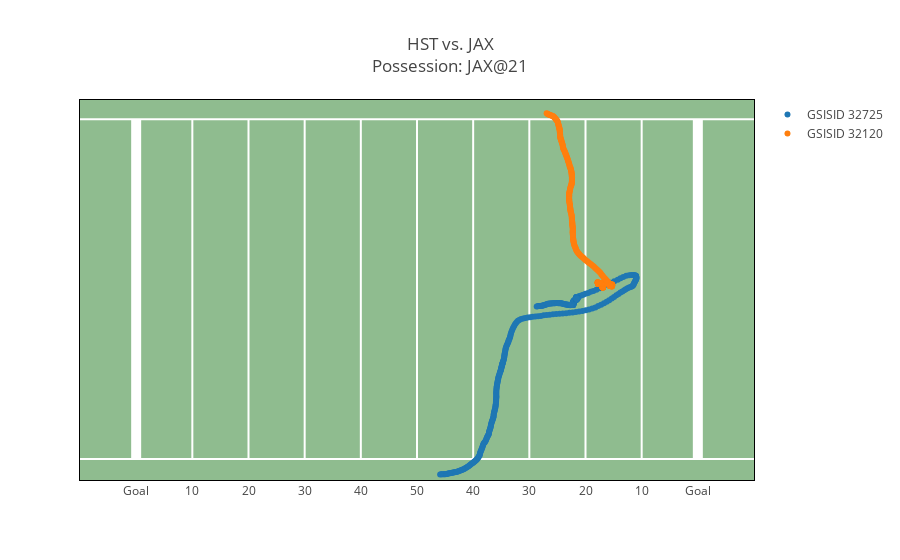

This figure's notebook cell:
### Code cell
plot_play(game_df=game280, PlayID=2918, player1=32120, player2=32725)

### Figure 1 — Plotly figure (JSON) as saved in the notebook; plotly's stock layout.template omitted (floating-point values rounded to 4 significant figures; data arrays with more than 128 entries replaced by an {"elided": "..."} marker saying what was removed)
{"data": [{"mode": "markers", "name": "GSISID 32725", "type": "scatter", "uid": "181d7031-4ac5-4eee-96bd-289b7f071301", "x": {"elided": "399 float values"}, "y": {"elided": "399 float values"}}, {"mode": "markers", "name": "GSISID 32120", "type": "scatter", "uid": "39a70089-ea3f-4be5-910e-d3af36cfce63", "x": {"elided": "399 float values"}, "y": {"elided": "399 float values"}}], "layout": {"plot_bgcolor": "darkseagreen", "shapes": [{"layer": "below", "line": {"color": "white", "width": 2}, "type": "line", "x0": 0, "x1": 120, "y0": 0, "y1": 0}, {"layer": "below", "line": {"color": "white", "width": 2}, "type": "line", "x0": 0, "x1": 120, "y0": 53.3, "y1": 53.3}, {"layer": "below", "line": {"color": "white", "width": 10}, "type": "line", "x0": 10, "x1": 10, "y0": 0, "y1": 53.3}, {"layer": "below", "line": {"color": "white"}, "type": "line", "x0": 20, "x1": 20, "y0": 0, "y1": 53.3}, {"layer": "below", "line": {"color": "white"}, "type": "line", "x0": 30, "x1": 30, "y0": 0, "y1": 53.3}, {"layer": "below", "line": {"color": "white"}, "type": "line", "x0": 40, "x1": 40, "y0": 0, "y1": 53.3}, {"layer": "below", "line": {"color": "white"}, "type": "line", "x0": 50, "x1": 50, "y0": 0, "y1": 53.3}, {"layer": "below", "line": {"color": "white"}, "type": "line", "x0": 60, "x1": 60, "y0": 0, "y1": 53.3}, {"layer": "below", "line": {"color": "white"}, "type": "line", "x0": 70, "x1": 70, "y0": 0, "y1": 53.3}, {"layer": "below", "line": {"color": "white"}, "type": "line", "x0": 80, "x1": 80, "y0": 0, "y1": 53.3}, {"layer": "below", "line": {"color": "white"}, "type": "line", "x0": 90, "x1": 90, "y0": 0, "y1": 53.3}, {"layer": "below", "line": {"color": "white"}, "type": "line", "x0": 100, "x1": 100, "y0": 0, "y1": 53.3}, {"layer": "below", "line": {"color": "white", "width": 10}, "type": "line", "x0": 110, "x1": 110, "y0": 0, "y1": 53.3}], "showlegend": true, "title": "HST vs. JAX<br>Possession: JAX@21", "xaxis": {"autorange": false, "linecolor": "black", "linewidth": 1, "mirror": true, "range": [0, 120], "showgrid": false, "showline": true, "showticklabels": true, "tickmode": "array", "ticks": "", "ticktext": ["Goal", 10, 20, 30, 40, 50, 40, 30, 20, 10, "Goal"], "tickvals": [10, 20, 30, 40, 50, 60, 70, 80, 90, 100, 110], "zeroline": false}, "yaxis": {"autorange": false, "linecolor": "black", "linewidth": 1, "mirror": true, "range": [-3.3, 56.3], "showgrid": false, "showline": true, "showticklabels": false, "ticks": "", "title": "", "zeroline": false}}}
